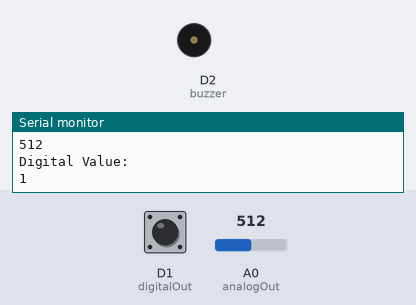
Bench run of a sketch on a simulated ESP8266 (NodeMCU). Shown: buzzer (waves = sounding), the last lines printed to the serial monitor. Inputs (shaded band) come from the test bench; at power-on: D1 (digitalOut) HIGH, A0 (analogOut) = 512.

Above: at 1.2 s.
1.3 s: D1 (digitalOut) pulled LOW for 0.15 s
At 1.45 s:
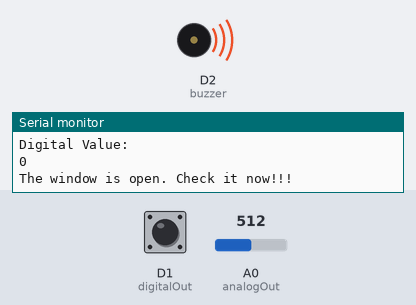
3.0 s: D1 (digitalOut) pulled LOW for 1 s
At 3.24 s:
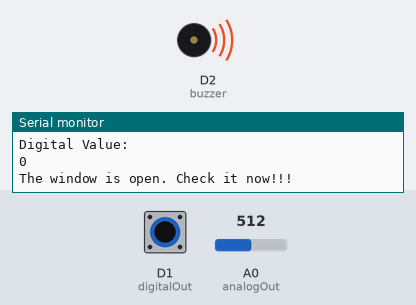
6.0 s: D1 (digitalOut) pulled LOW for 3.2 s
At 10.0 s:
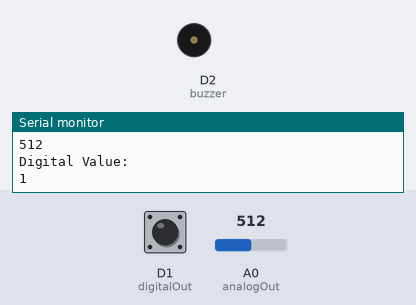
Timing chart, 0 to 11.5 s (numbered marks = the images above; inputs shaded):
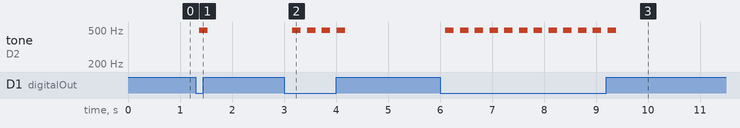

The sketch:

main.ino
```cpp
#define digitalOut D1
#define analogOut A0
#define buzzer D2

int dOut;
int aOut;

void setup() {
  Serial.begin(9600); //Change to 115200 baud rate for generic NodeMCU Development Boards. I have used NodeMCU V3
  pinMode(digitalOut, INPUT_PULLUP);
  pinMode(analogOut, INPUT);
  pinMode(buzzer, OUTPUT);
}

void buzzerOn(){
  //The frequency and tone of the buzzer
  for(int i = 0; i < 80; i++){
     digitalWrite(buzzer, HIGH);
     delay(1);
     digitalWrite(buzzer, LOW);
     delay(1);
  }
}

void loop() {
  dOut = digitalRead(digitalOut);
  aOut = analogRead(analogOut);
  Serial.println("Analog Volatge Value: ");
  Serial.println(aOut);
  Serial.println("Digital Value: ");
  Serial.println(dOut);
  if (dOut == 0){
    Serial.println("The window is open. Check it now!!!");
    buzzerOn();
  }
  else if (dOut == 1){
  }
  delay(100);
}
```

Measured:
- after the input at 1.3 s, tone on D2 (buzzer): silent → 498 Hz after 0.07 s, → silent 0.16 s later
- after the input at 3.0 s, tone on D2 (buzzer): alternates 498 Hz for 0.16 s and silent for 0.12 s, 8 changes in all, then stays silent, starting after 0.16 s
- after the input at 6.0 s, tone on D2 (buzzer): alternates 498 Hz for 0.16 s and silent for 0.12 s, 24 changes in all, then stays silent, starting after 0.11 s
